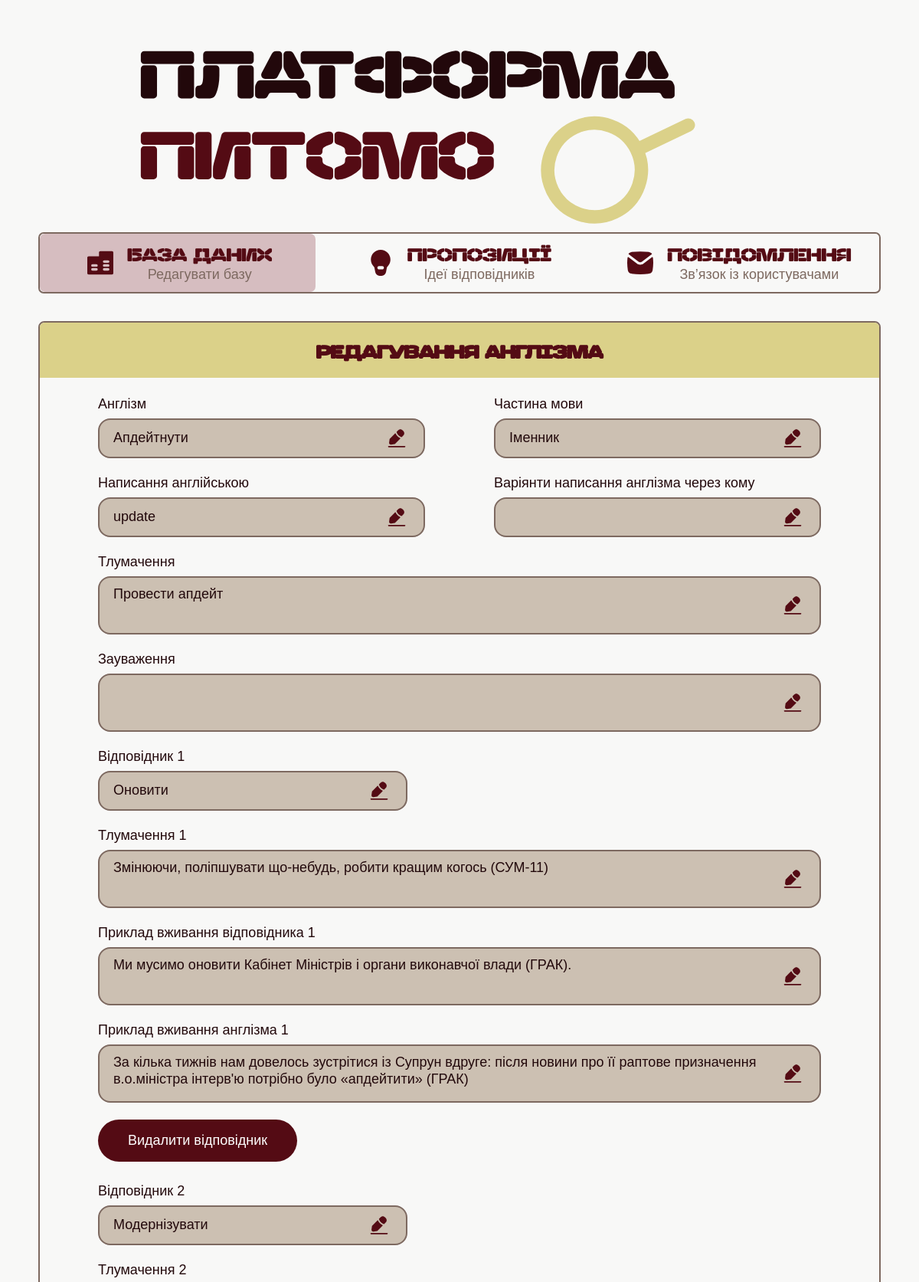
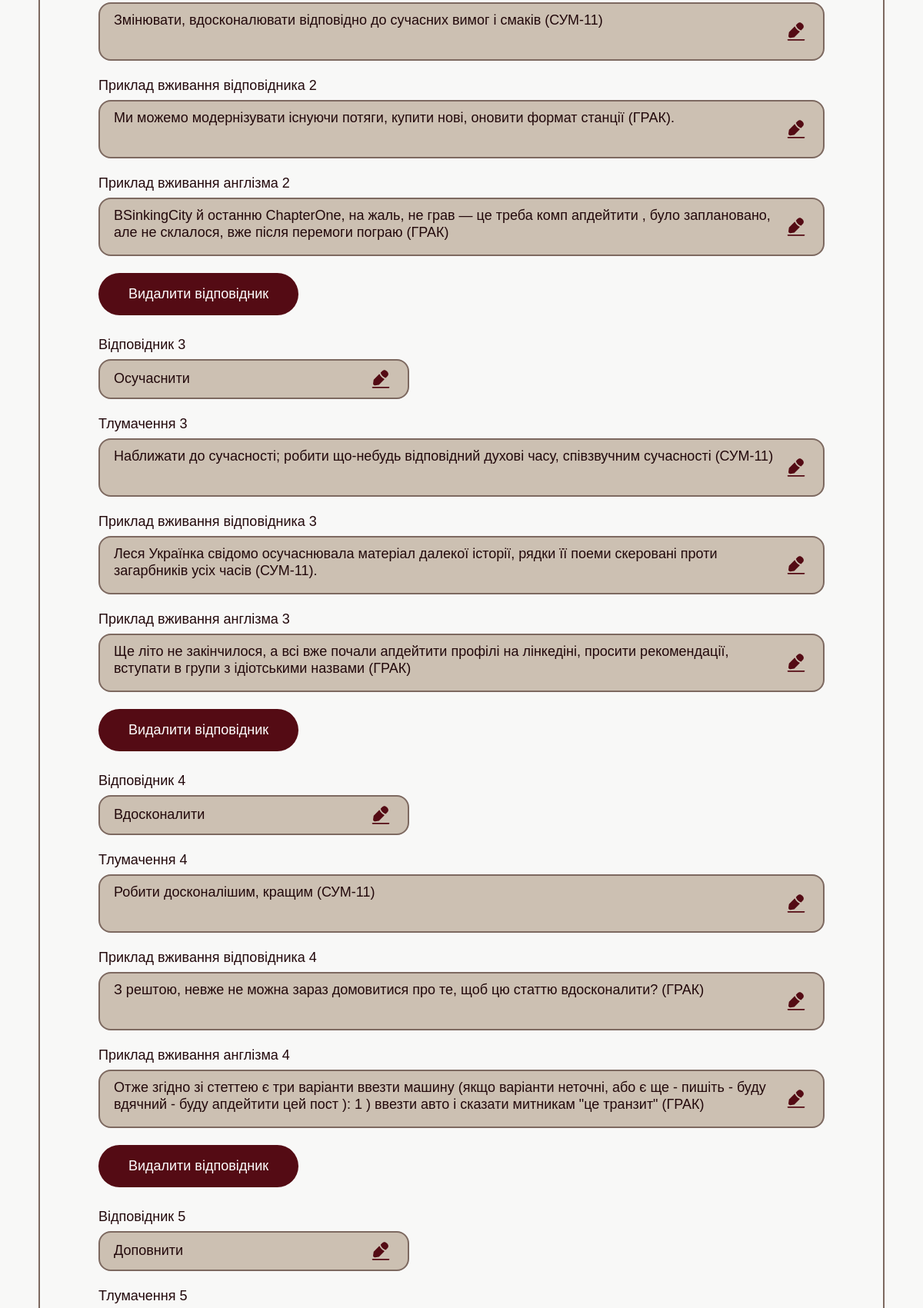
/admin_edit_anglicism/55 (signed in, upper part), run on the app's committed database (2 pictures, top to bottom).
### tables this page shows
CREATE TABLE "Англізм" (
"ID" INTEGER,
  "Англізм" TEXT,
  "Частина мови" TEXT,
  "Оригінальне написання англізма" TEXT,
  "Тлумачення" TEXT,
  "Зауваження" TEXT
);

CREATE TABLE "Відповідник" (
"ID" INTEGER,
  "ID англізма" INTEGER,
  "Відповідник" TEXT,
  "Тлумачення" TEXT,
  "Приклад вживання відповідника" TEXT,
  "Приклад вживання англізма" TEXT
);

### app.py (the view, shortened to what this page needs)
@app.route(
    "/admin_edit_anglicism/<int:anglicism_id>",
    methods=["GET", "POST"]
)
def admin_edit_anglicism(anglicism_id):
    if not session.get("admin_logged_in"):
        return redirect(url_for("admin_login"))
    conn = sqlite3.connect(DB_PATH)
    cursor = conn.cursor()
    anglicism_data = get_anglicism_by_id(
        anglicism_id
    )
    if not anglicism_data:
        conn.close()
        return redirect(url_for("admin_database"))
    equivalents = anglicism_data["replacements"]
    conn.close()
    return render_template(
        "admin_edit_anglicism.html",
        anglicism={
            "id": anglicism_data["id"],
            "word": anglicism_data["anglicism"],
            "part_of_speech": anglicism_data["part_of_speech"],
            "english_word": anglicism_data["original_spelling"],
            "definition": anglicism_data["definition"],
            "notes": "",
            "variants": ", ".join(anglicism_data["variants"])
        },
        equivalents=equivalents
    )

### templates/admin_edit_anglicism.html (shortened to what this page needs)
<!DOCTYPE html>
<html lang="uk">
<head>
  <link
    rel="stylesheet"
    href="{{ url_for('static', filename='css/admin_edit_anglicism.css') }}"
  />
</head>
<body>
<header class="admin-header">
  <img
    class="logo"
    src="{{ url_for('static', filename='images/Лого.svg') }}"
    alt="Платформа Питомо"
  />
  <nav class="admin-nav">
    <a
      href="{{ url_for('admin_database') }}"
      class="admin-nav-item active"
    >
      <img
        src="{{ url_for('static', filename='images/іконка_база_даних.svg') }}"
        alt=""
      />
      <div>
        <span>База даних</span>
        <small>Редагувати базу</small>
      </div>
    </a>
    <a
      href="{{ url_for('admin_suggestions') }}"
      class="admin-nav-item"
    >
      <img
        src="{{ url_for('static', filename='images/іконка_лампочка.svg') }}"
        alt=""
      />
      <div>
        <span>Пропозиції</span>
        <small>Ідеї відповідників</small>
      </div>
    </a>
    <a
      href="{{ url_for('admin_messages') }}"
      class="admin-nav-item"
    >
      <img
        src="{{ url_for('static', filename='images/іконка_повідомлення.svg') }}"
        alt=""
      />
      <div>
        <span>Повідомлення</span>
        <small>Зв’язок із користувачами</small>
      </div>
    </a>
  </nav>
</header>
<main>
  <section class="edit-card">
    <div class="edit-card-header">
      <h1>Редагування англізма</h1>
    </div>
    <form
      class="edit-form"
      method="POST"
      action="{{ url_for('admin_edit_anglicism', anglicism_id=anglicism.id) }}"
    >
      <div class="form-row">
        <label>
          Англізм
          <div class="editable-field short">
            <span
              class="editable-text"
              contenteditable="true"
              data-input-id="anglicism-word-input"
            >
              {{ anglicism.word }}
            </span>
            <button type="button">
              <img
                src="{{ url_for('static', filename='images/іконка_редагувати.svg') }}"
                alt="Редагувати"
              />
            </button>
          </div>
        </label>
        <label>
          Частина мови
          <div class="editable-field short">
            <span
              class="editable-text"
              contenteditable="true"
              data-input-id="part-of-speech-input"
            >
              {{ anglicism.part_of_speech }}
            </span>
            <button type="button">
              <img
                src="{{ url_for('static', filename='images/іконка_редагувати.svg') }}"
                alt="Редагувати"
              />
            </button>
          </div>
        </label>
      </div>
      <div class="form-row">
        <label>
          Написання англійською
          <div class="editable-field short">
            <span
              class="editable-text"
              contenteditable="true"
              data-input-id="english-input"
            >
              {{ anglicism.english_word }}
            </span>
            <button type="button">
              <img
                src="{{ url_for('static', filename='images/іконка_редагувати.svg') }}"
                alt="Редагувати"
              />
            </button>
          </div>
        </label>
        <label>
          Варіянти написання англізма через кому
          <div class="editable-field short">
            <span
              class="editable-text"
              contenteditable="true"
              data-input-id="variants-input"
            >
            </span>
            <button type="button">
              <img
                src="{{ url_for('static', filename='images/іконка_редагувати.svg') }}"
                alt="Редагувати"
              />
            </button>
          </div>
        </label>
      </div>
      <label>
        Тлумачення
        <div class="editable-field large">
          <span
            class="editable-text"
            contenteditable="true"
            data-input-id="definition-input"
          >
            {{ anglicism.definition }}
          </span>
          <button type="button">
            <img
              src="{{ url_for('static', filename='images/іконка_редагувати.svg') }}"
              alt="Редагувати"
            />
          </button>
        </div>
      </label>
      <label>
        Зауваження
        <div class="editable-field large">
          <span
            class="editable-text"
            contenteditable="true"
            data-input-id="notes-input"
          >
          </span>
          <button type="button">
            <img
              src="{{ url_for('static', filename='images/іконка_редагувати.svg') }}"
              alt="Редагувати"
            />
          </button>
        </div>
      </label>
      <div id="equivalents-container">
        {% for equivalent in equivalents %}
        <div class="equivalent-block">
          <label class="short-field">
            <span class="equivalent-title">
            </span>
            <div class="editable-field short">
              <span
                class="editable-text equivalent-word"
                contenteditable="true"
              >
                {{ equivalent.word }}
              </span>
              <button type="button">
                <img
                  src="{{ url_for('static', filename='images/іконка_редагувати.svg') }}"
                  alt="Редагувати"
                />
              </button>
            </div>
          </label>
          <label>
            <span class="meaning-title">
            </span>
            <div class="editable-field large">
              <span
                class="editable-text equivalent-definition"
                contenteditable="true"
              >
                {{ equivalent.definition }}
              </span>
              <button type="button">
                <img
                  src="{{ url_for('static', filename='images/іконка_редагувати.svg') }}"
                  alt="Редагувати"
                />
              </button>
            </div>
          </label>
          <label>
            <span class="example-equivalent-title">
            </span>
            <div class="editable-field large">
              <span
                class="editable-text equivalent-example"
                contenteditable="true"
              >
                {{ equivalent.example_equivalent }}
              </span>
              <button type="button">
                <img
                  src="{{ url_for('static', filename='images/іконка_редагувати.svg') }}"
                  alt="Редагувати"
                />
              </button>
            </div>
          </label>
          <label>
            <span class="example-anglicism-title">
            </span>
            <div class="editable-field large">
              <span
                class="editable-text anglicism-example"
                contenteditable="true"
              >
                {{ equivalent.example_anglicism }}
              </span>
              <button type="button">
                <img
                  src="{{ url_for('static', filename='images/іконка_редагувати.svg') }}"
                  alt="Редагувати"
                />
              </button>
            </div>
          </label>
          <button
            class="delete-equivalent-button"
            type="button"
          >
            Видалити відповідник
          </button>
        </div>
        {% endfor %}
      </div>
    </form>
  </section>
</main>
</body>
</html>

### static/css/admin_edit_anglicism.css (style rules this page uses)
:root { --bg: #f8f8f7; --beige: #ccc0b2; --brown: #7d6960; --dark: #22080b; --yellow: #dbd189; --wine: #540b14; --active: #d6bdc0; --field-fill: #ccc0b2; }
* { box-sizing: border-box; }
body { margin: 0; background: var(--bg); color: var(--dark); font-family: "Noto Sans Hebrew New", Arial, sans-serif; }
.admin-header { width: 1100px; margin: 35px auto 0; }
.logo { display: block; width: 835px; max-width: 100%; margin: 0 auto; }
.admin-nav { width: 1100px; height: 80px; display: grid; grid-template-columns: repeat(3, 1fr); border: 2px solid var(--brown); border-radius: 7px; overflow: hidden; background: var(--bg); position: relative; }
.admin-nav::before { content: ""; position: absolute; top: 0; left: 0; height: 100%; background: var(--active); border-radius: 7px; transition: all 0.35s ease; z-index: 0; width: 360px; transform: translateX(0); }
.admin-nav-item { display: flex; align-items: center; justify-content: center; gap: 18px; text-decoration: none; color: var(--dark); position: relative; z-index: 1; }
.admin-nav-item.active, .admin-nav-item:hover { background: transparent; }
.admin-nav-item img { width: 34px; height: 34px; }
.admin-nav-item span { font-family: "Nastup Soft", Impact, sans-serif; font-size: 24px; line-height: 1; text-transform: uppercase; color: var(--wine); }
.admin-nav-item small { display: block; margin-top: 4px; font-size: 18px; line-height: 1; color: var(--brown); text-align: center; }
.edit-card { width: 1100px; margin: 36px auto 70px; border: 2px solid var(--brown); border-radius: 8px; overflow: hidden; background: var(--bg); }
.edit-card-header { height: 72px; background: var(--yellow); display: flex; align-items: center; justify-content: center; }
.edit-card-header h1 { margin: 0; font-family: "Nastup Soft", Impact, sans-serif; font-size: 24px; line-height: 1; text-transform: uppercase; color: var(--wine); }
.edit-form { padding: 24px 76px 34px; }
.form-row { display: grid; grid-template-columns: 1fr 1fr; gap: 90px; margin-bottom: 22px; }
.edit-form label { display: flex; flex-direction: column; font-size: 18px; color: var(--dark); margin-bottom: 22px; }
.form-row label { margin-bottom: 0; }
.editable-field, .edit-form input { width: 100%; margin-top: 8px; border: 2px solid var(--brown); border-radius: 16px; background: var(--field-fill); padding: 10px 18px; font-family: "Noto Sans Hebrew New", Arial, sans-serif; font-size: 18px; color: var(--dark); outline: none; }
.editable-field { display: grid; grid-template-columns: 1fr 34px; align-items: center; gap: 12px; }
.editable-field.short { min-height: 43px; }
.editable-field.large { min-height: 76px; }
.editable-field span { line-height: 1.25; }
.editable-field button { border: none; background: transparent; cursor: pointer; padding: 0; display: flex; align-items: center; justify-content: center; }
.editable-field button img { width: 28px; height: 28px; transition: filter 0.25s ease; }
.short-field { width: 404px; }
.equivalent-block { margin-bottom: 28px; }
.delete-equivalent-button { width: 260px; height: 55px; margin-bottom: 28px; border: none; border-radius: 30px; background: var(--wine); color: white; font-size: 18px; cursor: pointer; display: flex; align-items: center; justify-content: center; transition: background-color 0.25s ease, color 0.25s ease; }
.delete-equivalent-button { width: 260px; height: 55px; margin-bottom: 28px; border: none; border-radius: 30px; background: var(--wine); color: white; font-size: 18px; cursor: pointer; }
.editable-text { border: none; outline: none; background: transparent; }
.editable-field .editable-text { display: block; width: 100%; min-height: 24px; cursor: text; }
.editable-field.large .editable-text { min-height: 52px; }
.editable-field.short .editable-text { min-height: 24px; }

### data on the page
Англізм: word "Апдейтнути", part_of_speech "Іменник", english_word "update", definition "Провести апдейт"
Відповідник: word "Оновити", definition "Змінюючи, поліпшувати що-небудь, робити кращим когось (СУМ-11)", example_equivalent "Ми мусимо оновити Кабінет Міністрів і органи виконавчої влади (ГРАК).", example_anglicism "За кілька тижнів нам довелось зустрітися із Супрун вдруге: після новини про її раптове призначення в.о.міністра інтерв'ю потрібно було «апдейтити» (ГРАК)"
Відповідник: word "Модернізувати", definition "Змінювати, вдосконалювати відповідно до сучасних вимог і смаків (СУМ-11)", example_equivalent "Ми можемо модернізувати існуючи потяги, купити нові, оновити формат станції (ГРАК).", example_anglicism "ВSinkingCity й останню ChapterOne, на жаль, не грав — це треба комп апдейтити , було заплановано, але не склалося, вже після перемоги пограю (ГРАК)"
Відповідник: word "Осучаснити", definition "Наближати до сучасності; робити що-небудь відповідний духові часу, співзвучним сучасності (СУМ-11)", example_equivalent "Леся Українка свідомо осучаснювала матеріал далекої історії, рядки її поеми скеровані проти загарбників усіх часів (СУМ-11).", example_anglicism "Ще літо не закінчилося, а всі вже почали апдейтити профілі на лінкедіні, просити рекомендації, вступати в групи з ідіотськими назвами (ГРАК)"
Відповідник: word "Вдосконалити", definition "Робити досконалішим, кращим (СУМ-11)", example_equivalent "З рештою, невже не можна зараз домовитися про те, щоб цю статтю вдосконалити? (ГРАК)", example_anglicism "Отже згідно зі стеттею є три варіанти ввезти машину (якщо варіанти неточні, або є ще - пишіть - буду вдячний - буду апдейтити цей пост ): 1 ) ввезти авто і сказати митникам \"це транзит\" (ГРАК)"
Відповідник: word "Доповнити"
